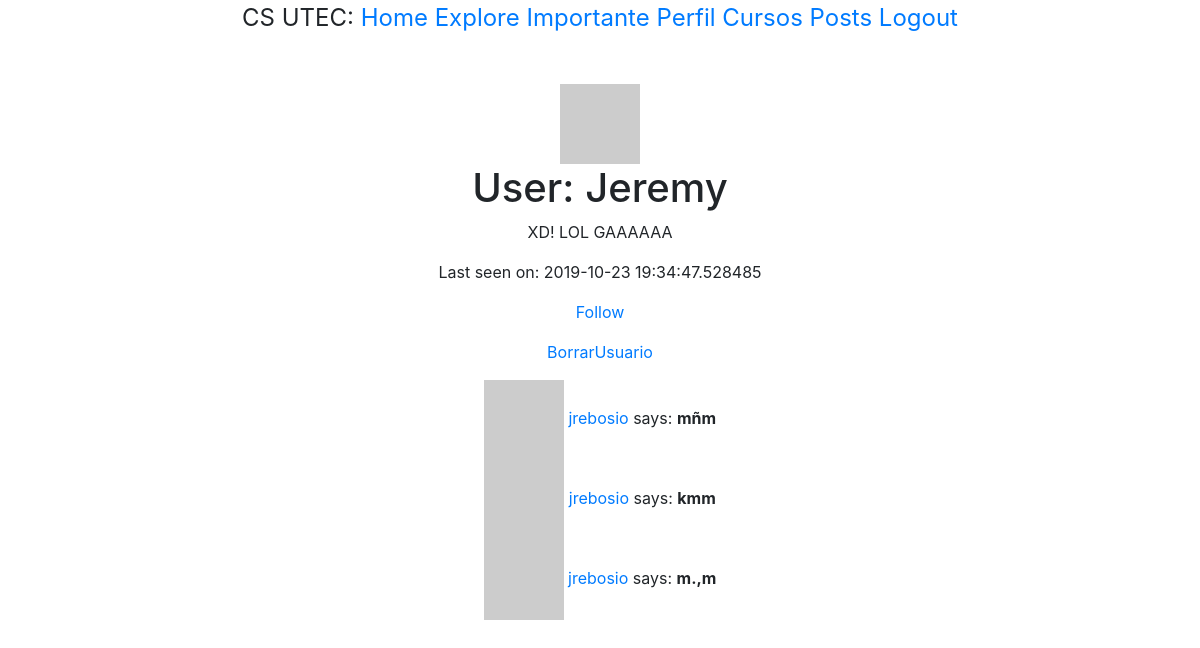
The page /user/Jeremy (signed in) on the database its author committed.
### app/models.py (models this page shows, shortened)
class User(UserMixin, db.Model):
    id = db.Column(db.Integer, primary_key=True)
    username = db.Column(db.String(70), index = True, unique = True)
    email = db.Column(db.String(90), index = True, unique = True)
    password_hash = db.Column(db.String(110))
    posts = db.relationship('Post', backref='author', lazy='dynamic')
    gender = db.Column(db.String(5))
    about_me = db.Column(db.String(140))
    last_seen = db.Column(db.DateTime, default=datetime.utcnow)
    followed = db.relationship(
        'User', secondary=followers,
        primaryjoin=(followers.c.follower_id == id),
        secondaryjoin=(followers.c.followed_id == id),
        backref=db.backref('followers', lazy='dynamic'), lazy='dynamic')
    def avatar(self, size):
        digest = md5(self.email.lower().encode('utf-8')).hexdigest()
        return 'https://www.gravatar.com/avatar/{}?d=identicon&s={}'.format(digest, size)
    def is_following(self, user): #Si retorna uno, es porque el usuario sigue.
        return self.followed.filter(
            followers.c.followed_id == user.id).count() > 0 #revisa que
    def user_posts(self):
        return self.posts

class Post(db.Model):
    id = db.Column(db.Integer, primary_key=True)
    body = db.Column(db.String(140))
    timestamp = db.Column(db.DateTime, index=True, default=datetime.utcnow)
    user_id = db.Column(db.Integer, db.ForeignKey('user.id'))

### app/routes.py (the view)
@app.route('/user/<username>')
@login_required
def user(username):
    user = User.query.filter_by(username=username).first_or_404()
    posts = current_user.user_posts()
    return render_template('user.html', user=user, posts=posts)

### app/models.py (called while the page is built)
@login.user_loader
def load_user(id):
    return User.query.get(int(id))

### app/routes.py (called while the page is built)
@app.before_request
def before_request():
    if current_user.is_authenticated:
        current_user.last_seen = datetime.utcnow()
        db.session.commit()

### app/templates/user.html
{% extends "base.html" %}
{% block content %}
<br><br>
  <div class="container text-center">
      <div class="row justify-content-center">
          <div class="col">
                <tr valign="top">
                    <td><img src="{{ user.avatar(128) }}" ></td>
                    <td>
                        <h1>User: {{ user.username }}</h1>
                        {% if user.about_me %}<p>{{ user.about_me }}</p>{% endif %}
                        {% if user.last_seen %}<p>Last seen on: {{ user.last_seen }}</p>{% endif %}
                        {% if user == current_user %}
                        <p><a href="{{ url_for('edit_profile') }}">Edit your profile</a></p>
                        {% elif not current_user.is_following(user) %}
                        <p><a href="{{ url_for('follow', username=user.username) }}">Follow</a></p>
                {% else %}
                <p><a href="{{ url_for('unfollow', username=user.username) }}">Unfollow</a></p>
                        {% endif %}
                    </td>
                </tr>
              <p style="color: red"><a href="{{ url_for('delete', username=user.username) }}">BorrarUsuario</a></p>
          </div>
      </div>
  </div>
     {% for post in posts %}
                {% include "_post.html" %}
    {% endfor %}
{% endblock %}

### app/templates/_post.html
  <div class="container text-center">
      <div class="row justify-content-center">
          <div class="col">
                <tr valign="top">
                    {% if post.author != none %}
                    <td><img src="{{ post.author.avatar(36) }}"></td>
                    <td>
                        <a href="{{ url_for('user', username=post.author.username) }}">
                            {{ post.author.username }}
                        </a>
                        says: <b>{{ post.body }}</b>
                    </td>
                    {% endif %}
                </tr>
          </div>
      </div>
  </div>

### rows shown on the page
User: username "Jeremy", about_me "XD! LOL GAAAAAA", last_seen "2019-10-23 19:34:47.528485"
Post: author.username "jrebosio", body "mñm"
Post: author.username "jrebosio", body "kmm"
Post: author.username "jrebosio", body "m.,m"
